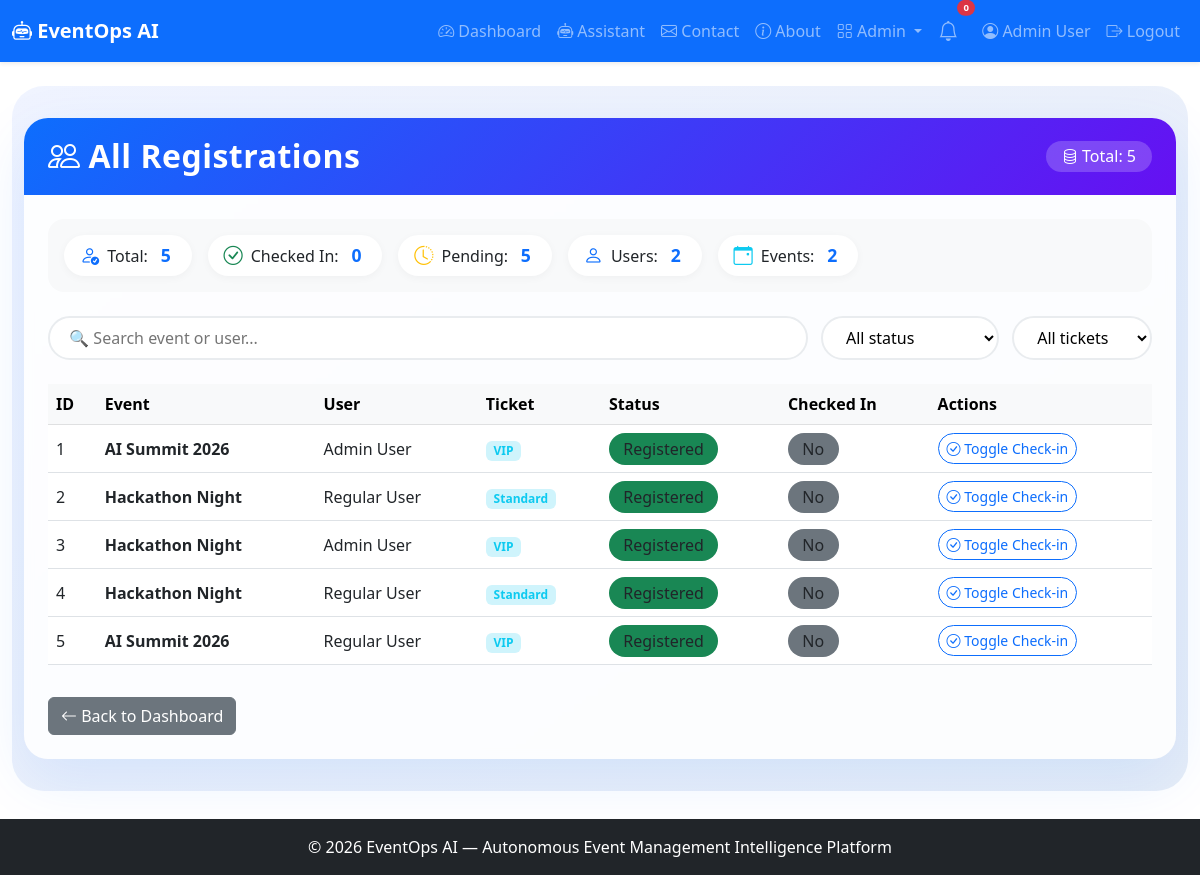
The page /admin/registrations (signed in) on the database its author committed.
### app.py (models this page shows, shortened)
class User(UserMixin, db.Model):
    id = db.Column(db.Integer, primary_key=True)
    name = db.Column(db.String(100), nullable=False)
    email = db.Column(db.String(100), unique=True, nullable=False)
    password_hash = db.Column(db.String(200), nullable=False)
    role = db.Column(db.String(20), default='user')
    created_at = db.Column(db.DateTime, default=lambda: datetime.now(timezone.utc))

class Registration(db.Model):
    id = db.Column(db.Integer, primary_key=True)
    user_id = db.Column(db.Integer, db.ForeignKey('user.id'))
    event_id = db.Column(db.Integer, db.ForeignKey('event.id'))
    ticket_type = db.Column(db.String(50))
    status = db.Column(db.String(20), default='registered')
    checked_in = db.Column(db.Boolean, default=False)
    registered_at = db.Column(db.DateTime, default=lambda: datetime.now(timezone.utc))
    user = db.relationship('User', backref='registrations')
    event = db.relationship('Event', backref='registrations')

class Event(db.Model):
    id = db.Column(db.Integer, primary_key=True)
    title = db.Column(db.String(200), nullable=False)
    description = db.Column(db.Text)
    date = db.Column(db.String(50))
    time = db.Column(db.String(50))
    location = db.Column(db.String(200))
    capacity = db.Column(db.Integer)
    status = db.Column(db.String(20), default='upcoming')
    created_at = db.Column(db.DateTime, default=lambda: datetime.now(timezone.utc))

### app.py (the view)
@app.route('/admin/registrations')
@login_required
def admin_registrations():
    if current_user.role != 'admin':
        abort(403)
    registrations = Registration.query.all()
    return render_template('admin_registrations.html', registrations=registrations)

### app.py (called while the page is built)
@login_manager.user_loader
def load_user(user_id):
    return User.query.get(int(user_id))

### templates/admin_registrations.html (shortened to what this page needs)
{% extends "base.html" %}
{% block content %}
<div class="admin-wrapper">
    <div class="container-fluid">
        <div class="card admin-card">
            <div class="card-header d-flex flex-wrap justify-content-between align-items-center">
                <h2 class="mb-0"><i class="bi bi-people me-2"></i>All Registrations</h2>
                <span class="total-badge">
                    <i class="bi bi-database"></i> Total: {{ registrations|length }}
                </span>
            </div>
            <div class="card-body">
                <div class="stats-row">
                    <div class="stat-item"><i class="bi bi-person-check"></i> Total: <span class="stat-num">{{ registrations|length }}</span></div>
                    <div class="stat-item"><i class="bi bi-check-circle text-success"></i> Checked In: <span class="stat-num">{{ registrations|selectattr('checked_in', 'equalto', True)|list|length }}</span></div>
                    <div class="stat-item"><i class="bi bi-clock-history text-warning"></i> Pending: <span class="stat-num">{{ registrations|selectattr('checked_in', 'equalto', False)|list|length }}</span></div>
                    <div class="stat-item"><i class="bi bi-person text-primary"></i> Users: <span class="stat-num">{{ registrations|map(attribute='user_id')|unique|list|length }}</span></div>
                    <div class="stat-item"><i class="bi bi-calendar-event text-info"></i> Events: <span class="stat-num">{{ registrations|map(attribute='event_id')|unique|list|length }}</span></div>
                </div>
                <div class="filter-bar">
                    <input type="text" id="searchReg" class="search-box" placeholder="🔍 Search event or user...">
                    <select id="filterChecked" class="filter-select">
                        <option value="">All status</option>
                    </select>
                    <select id="filterTicket" class="filter-select">
                        <option value="">All tickets</option>
                    </select>
                </div>
                <div class="table-responsive">
                    <table class="table table-hover align-middle" id="regTable">
                        <thead class="table-light">
                            <tr>
                                <th>ID</th>
                                <th>Event</th>
                                <th>User</th>
                                <th>Ticket</th>
                                <th>Status</th>
                                <th>Checked In</th>
                                <th>Actions</th>
                            </tr>
                        </thead>
                        <tbody>
                            {% for reg in registrations %}
                            <tr data-event="{{ reg.event.title|lower }}"
                                data-user="{{ reg.user.name|lower if reg.user else '' }}"
                                data-checked="{{ reg.checked_in|string|lower }}"
                                data-ticket="{{ reg.ticket_type|lower }}">
                                <td>{{ reg.id }}</td>
                                <td><strong>{{ reg.event.title }}</strong></td>
                                <td>{{ reg.user.name if reg.user else 'N/A' }}</td>
                                <td><span class="badge bg-info-subtle text-info">{{ reg.ticket_type }}</span></td>
                                <td><span class="badge-status bg-{{ 'success' if reg.status == 'registered' else 'warning' }}">{{ reg.status|title }}</span></td>
                                <td>
                                    <span class="badge-status bg-{{ 'success' if reg.checked_in else 'secondary' }}">
                                        {{ 'Yes' if reg.checked_in else 'No' }}
                                    </span>
                                </td>
                                <td>
                                    <a href="{{ url_for('admin_checkin', reg_id=reg.id) }}" class="btn btn-sm btn-outline-primary">
                                        <i class="bi bi-check-circle"></i> Toggle Check-in
                                    </a>
                                </td>
                            </tr>
                            {% endfor %}
                        </tbody>
                    </table>
                </div>
                <div class="mt-3">
                    <a href="{{ url_for('dashboard') }}" class="btn btn-secondary">
                        <i class="bi bi-arrow-left"></i> Back to Dashboard
                    </a>
                </div>
            </div>
        </div>
    </div>
</div>
{% endblock %}

### templates/base.html (shortened to what this page needs)
<!DOCTYPE html>
<html lang="en">
<head>
    <link href="https://cdn.jsdelivr.net/npm/bootstrap@5.3.0/dist/css/bootstrap.min.css" rel="stylesheet">
    <link rel="stylesheet" href="https://cdn.jsdelivr.net/npm/bootstrap-icons@1.11.0/font/bootstrap-icons.css">
    <link rel="stylesheet" href="{{ url_for('static', filename='css/style.css') }}">
</head>
<body>
    <nav class="navbar navbar-expand-lg navbar-dark bg-primary shadow-sm">
        <div class="container-fluid">
            <a class="navbar-brand fw-bold" href="{{ url_for('index') }}">
                <i class="bi bi-robot"></i> EventOps AI
            </a>
            <div class="collapse navbar-collapse" id="navbarNav">
                <ul class="navbar-nav ms-auto align-items-lg-center">
                    {% if current_user.is_authenticated %}
                        <li class="nav-item">
                            <a class="nav-link" href="{{ url_for('dashboard') }}">
                                <i class="bi bi-speedometer2"></i> Dashboard
                            </a>
                        </li>
                        <li class="nav-item">
                            <a class="nav-link" href="{{ url_for('assistant_page') }}">
                                <i class="bi bi-robot"></i> Assistant
                            </a>
                        </li>
                        <li class="nav-item">
                            <a class="nav-link" href="{{ url_for('contact') }}">
                                <i class="bi bi-envelope"></i> Contact
                            </a>
                        </li>
                        <li class="nav-item">
                            <a class="nav-link" href="{{ url_for('about') }}">
                                <i class="bi bi-info-circle"></i> About
                            </a>
                        </li>
                        {% if current_user.role == 'admin' %}
                        <li class="nav-item dropdown">
                            <a class="nav-link dropdown-toggle" href="#" role="button" data-bs-toggle="dropdown">
                                <i class="bi bi-grid"></i> Admin
                            </a>
                        </li>
                        {% endif %}
                        <li class="nav-item position-relative me-2">
                            <a class="nav-link" href="#" title="Notifications" data-bs-toggle="dropdown">
                                <i class="bi bi-bell fs-5"></i>
                                <span class="position-absolute top-0 start-100 translate-middle badge rounded-pill bg-danger" style="font-size:0.6rem;">
                                    0
                                </span>
                            </a>
                        </li>
                        <li class="nav-item">
                            <a class="nav-link" href="{{ url_for('profile') }}">
                                <i class="bi bi-person-circle"></i> {{ current_user.name }}
                            </a>
                        </li>
                        <li class="nav-item">
                            <a class="nav-link" href="{{ url_for('logout') }}">
                                <i class="bi bi-box-arrow-right"></i> Logout
                            </a>
                        </li>
                    {% endif %}
                </ul>
            </div>
        </div>
    </nav>
    <main class="container-fluid py-4">
        {% block content %}{% endblock %}
    </main>
    <footer class="footer bg-dark text-white py-3 mt-4">
        <div class="container text-center">
            <span>© 2026 EventOps AI — Autonomous Event Management Intelligence Platform</span>
        </div>
    </footer>
</body>
</html>

### static/css/style.css (style rules this page uses)
body { padding-bottom: 60px; }
.footer { position: fixed; bottom: 0; width: 100%; }

### templates/admin_registrations.html (style rules this page uses)
.admin-wrapper { background: linear-gradient(145deg, #f0f4ff 0%, #e6edf7 100%); padding: 2rem 0; border-radius: 2rem; }
.admin-card { border: none; border-radius: 1.5rem; box-shadow: 0 20px 60px rgba(13, 110, 253, 0.10); background: rgba(255, 255, 255, 0.85); backdrop-filter: blur(4px); overflow: hidden; }
.admin-card .card-header { background: linear-gradient(135deg, #0d6efd, #6610f2); color: white; padding: 1.2rem 1.5rem; border: none; }
.admin-card .card-header h2 { font-weight: 700; letter-spacing: 0.5px; }
.admin-card .card-body { padding: 1.5rem; }
.stats-row { display: flex; flex-wrap: wrap; gap: 1rem; margin-bottom: 1.5rem; background: #f8f9fa; border-radius: 1rem; padding: 1rem; }
.stats-row .stat-item { display: flex; align-items: center; gap: 0.5rem; background: white; padding: 0.4rem 1rem; border-radius: 50px; box-shadow: 0 2px 8px rgba(0,0,0,0.04); }
.stats-row .stat-item i { font-size: 1.2rem; color: #0d6efd; }
.stats-row .stat-item .stat-num { font-weight: 700; color: #0d6efd; font-size: 1.1rem; margin: 0 0.3rem; }
.filter-bar { display: flex; flex-wrap: wrap; gap: 0.8rem; margin-bottom: 1.5rem; }
.filter-bar .search-box { flex: 1; min-width: 200px; border-radius: 50px; border: 2px solid #e9ecef; padding: 0.5rem 1.2rem; transition: all 0.2s; background: white; }
.filter-bar .filter-select { border-radius: 50px; border: 2px solid #e9ecef; padding: 0.5rem 1.2rem; background: white; transition: all 0.2s; min-width: 140px; }
.table-hover tbody tr { transition: all 0.2s ease; }
.badge-status { padding: 0.3rem 0.9rem; border-radius: 30px; font-weight: 500; }
.btn-outline-primary { border-radius: 30px; transition: all 0.2s; }
.total-badge { background: rgba(255,255,255,0.2); padding: 0.2rem 1rem; border-radius: 30px; font-weight: 500; }

### rows shown on the page
User: name "Admin User"
Registration: id "1", event "AI Summit 2026", user "Admin User", ticket_type "VIP", status "Registered", checked_in "No"
Registration: id "2", event "Hackathon Night", user "Regular User", ticket_type "Standard", status "Registered", checked_in "No"
Registration: id "3", event "Hackathon Night", user "Admin User", ticket_type "VIP", status "Registered", checked_in "No"
Registration: id "4", event "Hackathon Night", user "Regular User", ticket_type "Standard", status "Registered", checked_in "No"
Registration: id "5", event "AI Summit 2026", user "Regular User", ticket_type "VIP", status "Registered", checked_in "No"

### other values the page prints
{{ registrations|length }} "5"
{{ registrations|selectattr('checked_in', 'equalto', True)|list|length }} "0"
{{ registrations|selectattr('checked_in', 'equalto', False)|list|length }} "5"
{{ registrations|map(attribute='user_id')|unique|list|length }} "2"
{{ registrations|map(attribute='event_id')|unique|list|length }} "2"
